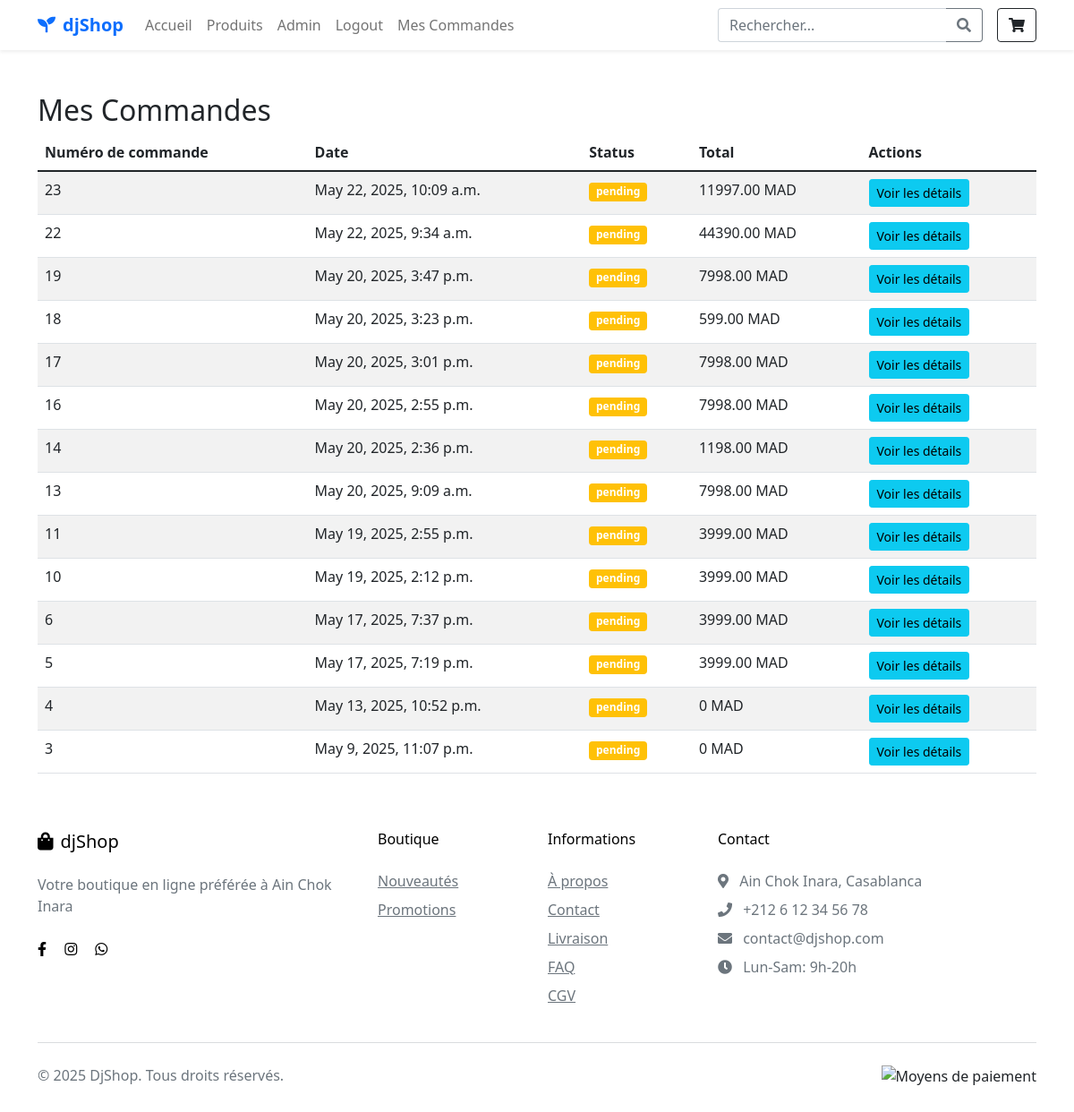
/mes-commandes/ (signed in), run on the app's committed database.
### ecommerce/models.py (models this page shows, shortened)
class Order(models.Model):
    user = models.ForeignKey(User, related_name='orders', on_delete=models.CASCADE)
    date_ordered = models.DateTimeField(auto_now_add=True)
    status = models.CharField(max_length=100, default='pending')
    def total_price(self):
        return sum(line.total_price() for line in self.lines.all())

class OrderLine(models.Model):
    order = models.ForeignKey(Order, related_name='lines', on_delete=models.CASCADE)
    product = models.ForeignKey(Product, on_delete=models.CASCADE)
    quantity = models.PositiveIntegerField()
    def total_price(self):
        return self.product.price * self.quantity

class Product(models.Model):
    name = models.CharField(max_length=255)
    description = models.TextField()
    price = models.DecimalField(max_digits=10, decimal_places=2)
    category = models.ForeignKey(Category, related_name='products', on_delete=models.CASCADE)
    stock = models.PositiveIntegerField()
    image = models.ImageField(upload_to='products/')

### ecommerce/views.py (the view)
# urls.py: path('mes-commandes/', views.order_list, name='order_list'),
@login_required
def order_list(request):
    orders = Order.objects.filter(user=request.user).order_by('-date_ordered')
    return render(request, 'order_list.html', {'orders': orders})

### ecommerce/templates/order_list.html (shortened to what this page needs)
{% load static %}
<!DOCTYPE html>
<html lang="fr">
<head>
    <link href="https://cdn.jsdelivr.net/npm/bootstrap@5.1.3/dist/css/bootstrap.min.css" rel="stylesheet">
    <link href="https://cdnjs.cloudflare.com/ajax/libs/font-awesome/5.15.4/css/all.min.css" rel="stylesheet">
</head>
<body>
<nav class="navbar navbar-expand-lg navbar-light bg-white sticky-top shadow-sm">
    <div class="container">
        <a class="navbar-brand text-primary fw-bold" href="{% url 'home' %}">
            <i class="fas fa-seedling me-2"></i>djShop
        </a>
        <div class="collapse navbar-collapse" id="navbarNav">
            <ul class="navbar-nav me-auto mb-2 mb-lg-0">
                <li class="nav-item">
                    <a class="nav-link {% if request.path == '/' %}active{% endif %}" href="{% url 'product_list' %}">Accueil</a>
                                        </li>
                                    {% if request.user.is_authenticated and request.user.is_superuser %}
                        <li class="nav-item">
                            <a class="nav-link" href="{% url 'products' %}">Produits</a>
                        </li>
                        {% endif %}
                <li class="nav-item">
                    <a class="nav-link" href="http://127.0.0.1:8000/admin/">Admin</a>
                </li>
                {% if request.user.is_authenticated %}
                <li class="nav-item">
                    <a class="nav-link" href="{% url 'logout' %}">Logout</a>
                </li>
            {% else %}
                <li class="nav-item">
                    <a class="nav-link" href="{% url 'login' %}">Login</a>
                </li>
            {% endif %}
              <li class="nav-item">
                    <a class="nav-link" href="{% url 'order_list' %}">Mes Commandes</a>
                </li>
            </ul>
            <div class="d-flex align-items-center">
                <form class="d-none d-lg-flex me-3" method="GET" action="">
                    <div class="input-group">
                        <input type="text" name="q" class="form-control border-end-0" placeholder="Rechercher...">
                        <button class="btn btn-outline-secondary border-start-0" type="submit">
                            <i class="fas fa-search"></i>
                        </button>
                    </div>
                </form>
                <a href="{% url 'panier' %}" class="btn btn-outline-dark position-relative">
                    <i class="fas fa-shopping-cart"></i>
                </a>
            </div>
        </div>
    </div>
</nav>
<br>
<br>
    <div class="container">
        <h2>Mes Commandes</h2>
        {% if orders %}
        <table class="table table-hover table-striped">
            <thead>
                <tr>
                    <th>Numéro de commande</th>
                    <th>Date</th>
                    <th>Status</th>
                    <th>Total</th>
                    <th>Actions</th>
                </tr>
            </thead>
            <tbody>
                {% for order in orders %}
                <tr>
                    <td>{{ order.id }}</td>
                    <td>{{ order.date_ordered }}</td>
                    <td>
                        <span class="badge {% if order.status == 'pending' %}bg-warning{% elif order.status == 'completed' %}bg-success{% else %}bg-secondary{% endif %}">
                            {{ order.status }}
                        </span>
                    </td>
                    <td>{{ order.total_price }} MAD</td>
                    <td>
                        <a href="{% url 'order_detail' order.id %}" class="btn btn-info btn-sm">
                            Voir les détails
                        </a>
                    </td>
                </tr>
                {% endfor %}
            </tbody>
        </table>
        {% else %}
        <p>Vous n'avez aucune commande.</p>
        {% endif %}
    </div>
  <footer class="py-5">
    <div class="container">
        <div class="row g-4">
            <div class="col-lg-4">
                <h5 class="text-black mb-4">
                    <i class="fas fa-shopping-bag me-2"></i>djShop
                </h5>
                <p class="text-muted">Votre boutique en ligne préférée à Ain Chok Inara</p>
                <div class="mt-4">
                    <a href="#" class="text-black me-3"><i class="fab fa-facebook-f"></i></a>
                    <a href="#" class="text-black me-3"><i class="fab fa-instagram"></i></a>
                    <a href="#" class="text-black"><i class="fab fa-whatsapp"></i></a>
                </div>
            </div>
            <div class="col-lg-2 col-md-4">
                <h6 class="text-black mb-4">Boutique</h6>
                <ul class="list-unstyled">
                    <li class="mb-2"><a href="#" class="text-muted">Nouveautés</a></li>
                    <li class="mb-2"><a href="#" class="text-muted">Promotions</a></li>
                </ul>
            </div>
            <div class="col-lg-2 col-md-4">
                <h6 class="text-black mb-4">Informations</h6>
                <ul class="list-unstyled">
                    <li class="mb-2"><a href="#" class="text-muted">À propos</a></li>
                    <li class="mb-2"><a href="#" class="text-muted">Contact</a></li>
                    <li class="mb-2"><a href="#" class="text-muted">Livraison</a></li>
                    <li class="mb-2"><a href="#" class="text-muted">FAQ</a></li>
                    <li><a href="#" class="text-muted">CGV</a></li>
                </ul>
            </div>
            <div class="col-lg-4 col-md-4">
                <h6 class="text-black mb-4">Contact</h6>
                <ul class="list-unstyled text-muted">
                    <li class="mb-2"><i class="fas fa-map-marker-alt me-2"></i> Ain Chok Inara, Casablanca</li>
                    <li class="mb-2"><i class="fas fa-phone me-2"></i> +212 6 12 34 56 78</li>
                    <li class="mb-2"><i class="fas fa-envelope me-2"></i> contact@djshop.com</li>
                    <li><i class="fas fa-clock me-2"></i> Lun-Sam: 9h-20h</li>
                </ul>
            </div>
        </div>
        <hr class="my-4 bg-secondary">
        <div class="row">
            <div class="col-md-6 text-center text-md-start">
                <p class="mb-0 text-muted">&copy; {% now "Y" %} DjShop. Tous droits réservés.</p>
            </div>
            <div class="col-md-6 text-center text-md-end">
                <img src="{% static 'images/payment-methods.png' %}" alt="Moyens de paiement" class="img-fluid" style="max-height: 30px;">
            </div>
        </div>
    </div>
</footer>
</body>
</html>

### data on the page
Order: id "23", date_ordered "May 22, 2025, 10:09 a.m.", status "pending", total_price "11997.00"
Order: id "22", date_ordered "May 22, 2025, 9:34 a.m.", status "pending", total_price "44390.00"
Order: id "19", date_ordered "May 20, 2025, 3:47 p.m.", status "pending", total_price "7998.00"
Order: id "18", date_ordered "May 20, 2025, 3:23 p.m.", status "pending", total_price "599.00"
Order: id "17", date_ordered "May 20, 2025, 3:01 p.m.", status "pending", total_price "7998.00"
Order: id "16", date_ordered "May 20, 2025, 2:55 p.m.", status "pending", total_price "7998.00"
Order: id "14", date_ordered "May 20, 2025, 2:36 p.m.", status "pending", total_price "1198.00"
Order: id "13", date_ordered "May 20, 2025, 9:09 a.m.", status "pending", total_price "7998.00"
Order: id "11", date_ordered "May 19, 2025, 2:55 p.m.", status "pending", total_price "3999.00"
Order: id "10", date_ordered "May 19, 2025, 2:12 p.m.", status "pending", total_price "3999.00"
Order: id "6", date_ordered "May 17, 2025, 7:37 p.m.", status "pending", total_price "3999.00"
Order: id "5", date_ordered "May 17, 2025, 7:19 p.m.", status "pending", total_price "3999.00"
Order: id "4", date_ordered "May 13, 2025, 10:52 p.m.", status "pending", total_price "0"
Order: id "3", date_ordered "May 9, 2025, 11:07 p.m.", status "pending", total_price "0"
